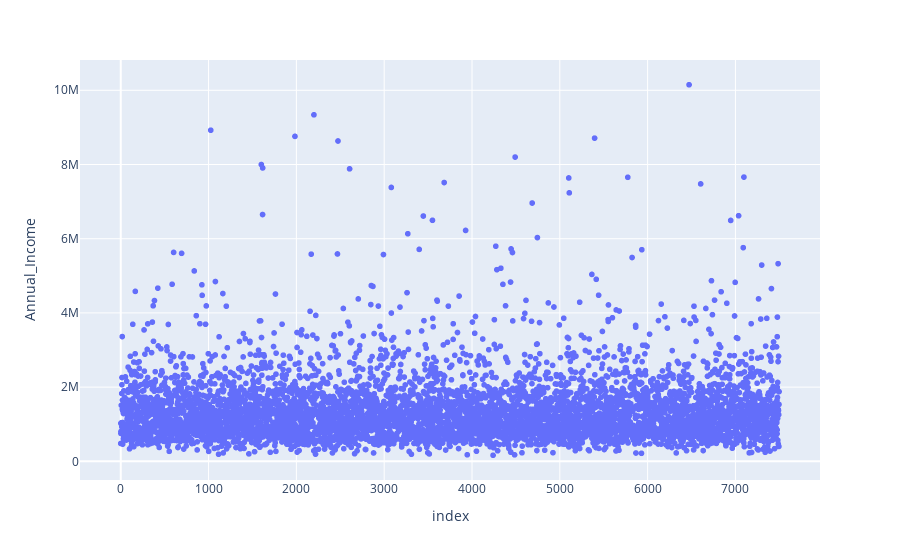

The notebook cell saved with this chart:
### Markdown cell above
# Imputing Annual_Income column

### Code cell
px.scatter(trainDf, y='Annual_Income')

### Figure 1 — Plotly figure (JSON) as saved in the notebook; plotly's stock layout.template omitted (floating-point values rounded to 4 significant figures; data arrays with more than 128 entries replaced by an {"elided": "..."} marker saying what was removed)
{"data": [{"hovertemplate": "index=%{x}<br>Annual_Income=%{y}<extra></extra>", "legendgroup": "", "marker": {"color": "#636efa", "symbol": "circle"}, "mode": "markers", "name": "", "showlegend": false, "type": "scattergl", "x": {"elided": "7500 int values"}, "xaxis": "x", "y": {"elided": "7500 int values"}, "yaxis": "y"}], "layout": {"autosize": true, "legend": {"tracegroupgap": 0}, "margin": {"t": 60}, "xaxis": {"anchor": "y", "autorange": true, "domain": [0, 1], "range": [-467.0, 7966.0], "title": {"text": "index"}, "type": "linear"}, "yaxis": {"anchor": "x", "autorange": true, "domain": [0, 1], "range": [-543300.0, 10860000.0], "title": {"text": "Annual_Income"}, "type": "linear"}}}
